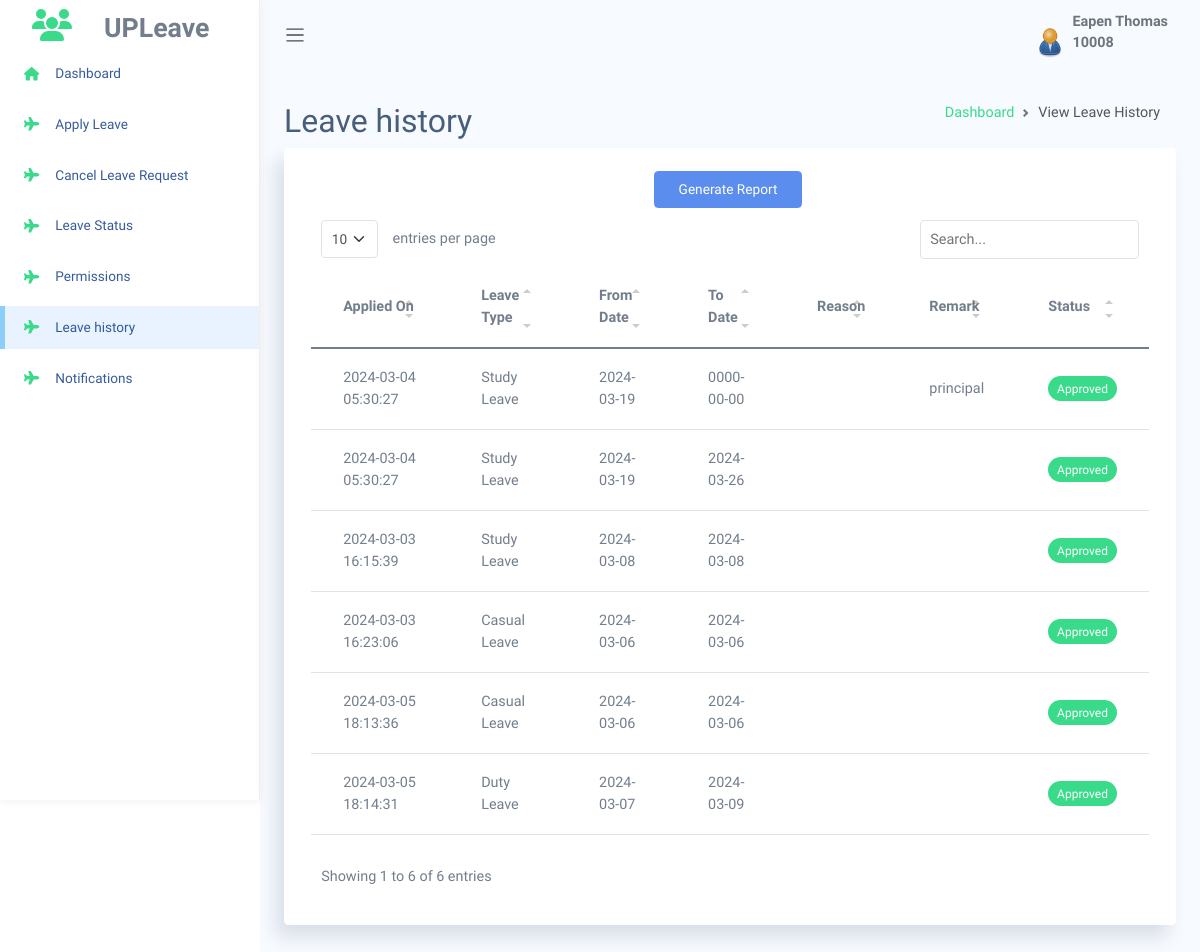
/leavehistory.php (signed in), run on an earlier commit of the app's database.
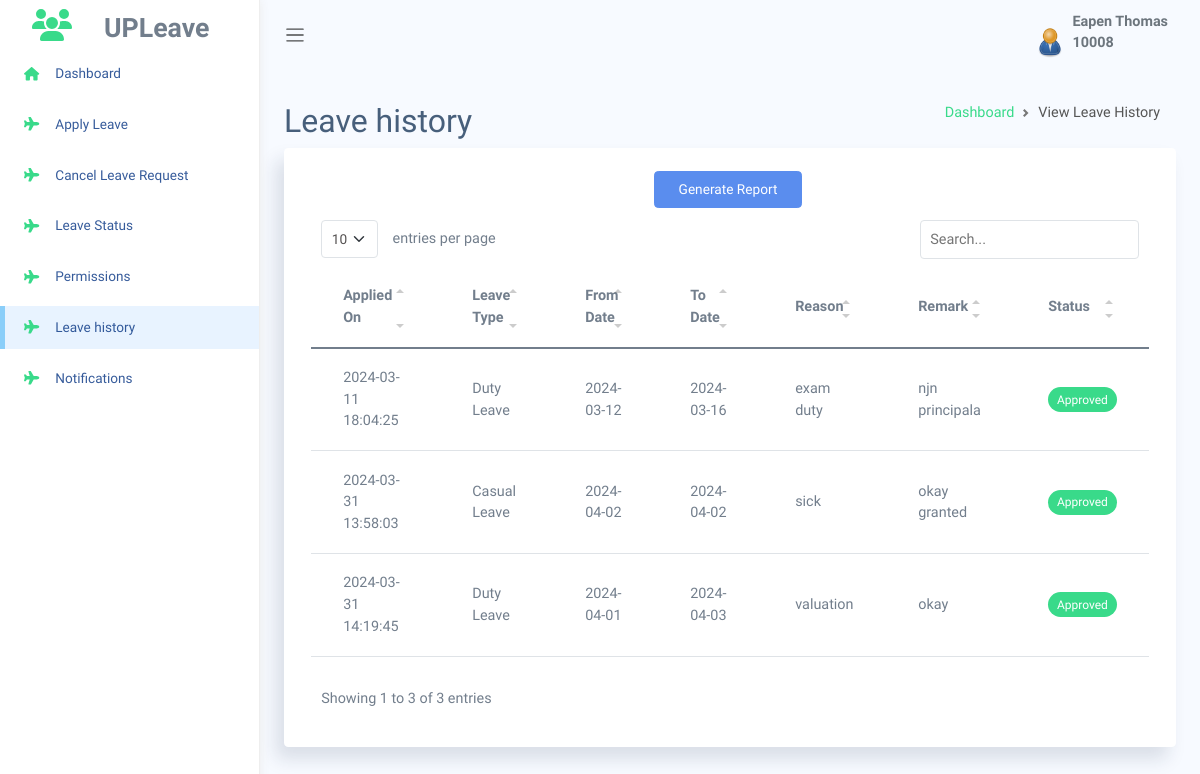
And on a later commit of the database.
### tables this page shows
CREATE TABLE `tbl_approval` (
  `a_id` int(11) NOT NULL,
  `emp_id` int(11) DEFAULT NULL,
  `l_id` int(11) DEFAULT NULL,
  `st_date` date DEFAULT NULL,
  `to_date` date DEFAULT NULL,
  `reason` varchar(100) NOT NULL,
  `status` int(3) DEFAULT NULL,
  `daydiff` float NOT NULL,
  `appliedtime` varchar(30) NOT NULL,
  `remark` varchar(150) NOT NULL,
  `document` longblob NOT NULL
);

CREATE TABLE `tbl_leavetype` (
  `l_id` int(11) NOT NULL,
  `leavetype` varchar(30) DEFAULT NULL,
  `description` varchar(100) DEFAULT NULL,
  `totalleave` int(11) DEFAULT NULL
);

### leavehistory.php (the view, shortened to what the changed rows need)
<?php
include 'conn.php';
if(isset($_SESSION['empid'])) {
$x=$_SESSION['name'];
$empid=$_SESSION['empid'];
?>
<!DOCTYPE html>
<html lang="en">
<head>
<link rel="stylesheet" href="assets/css/bootstrap.css">
<link rel="stylesheet" href="assets/vendors/simple-datatables/style.css">
<link rel="stylesheet" href="assets/vendors/perfect-scrollbar/perfect-scrollbar.css">
<link rel="stylesheet" href="assets/css/app.css">
</head>
<body>
    <div id="app">
        <div id="sidebar" class='active'>
            <div class="sidebar-wrapper active">
                <div class="sidebar-header" style="height: 50px;margin-top: -30px">
                    <i class="fa fa-users text-success me-4"></i>
                    <span id="span01" style="font-size: smaller;">UPLeave</span>
                </div>
                <div class="sidebar-menu">
                    <ul class="menu">
                        <li class="sidebar-item  ">
                            <a href="employee.php" class='sidebar-link'>
                                <i class="fa fa-home text-success"></i>
                                <span>Dashboard</span>
                            </a>
                        </li>
                        <li class="sidebar-item ">
                            <a href="apply_leave.php" class='sidebar-link'>
                                <i class="fa fa-plane text-success"></i>
                                <span>Apply Leave</span>
                            </a>
                        </li>
                        <li class="sidebar-item ">
                        <a href="cancel_leave.php" class='sidebar-link'>
                        <i class="fa fa-plane text-success"></i>
                        <span>Cancel Leave Request</span>
                        </a>
                     </li>
                        <li class="sidebar-item ">
                            <a href="leave_status.php" class='sidebar-link'>
                                <i class="fa fa-plane text-success"></i>
                                <span>Leave Status</span>
                            </a>
                        </li>
                        <li class="sidebar-item ">
                        <a href="leavelist.php" class='sidebar-link'>
                        <i class="fa fa-plane text-success"></i>
                        <span>Permissions</span>
                        </a>
                     </li>
                      <li class="sidebar-item active">
                        <a href="leavehistory.php" class='sidebar-link'>
                        <i class="fa fa-plane text-success"></i>
                        <span>Leave history</span>
                        </a>
                     </li>
                      <li class="sidebar-item ">
                        <a href="notifications.php" class='sidebar-link'>
                        <i class="fa fa-plane text-success"></i>
                        <span>Notifications <?php echo $_SESSION['not'];?></span>
                        </a>
                     </li>
                    </ul>
                </div>
            </div>
        </div>
        <div id="main">
            <nav class="navbar navbar-header navbar-expand navbar-light">
                <a class="sidebar-toggler" href="#"><span class="navbar-toggler-icon"></span></a>
                <div class="collapse navbar-collapse" id="navbarSupportedContent">
                    <ul class="navbar-nav d-flex align-items-center navbar-light ms-auto">
                        <li class="dropdown">
                            <a href="#" data-bs-toggle="dropdown"
                                class="nav-link dropdown-toggle nav-link-lg nav-link-user">
                                <div class="avatar me-1">
                                    <img src="assets/images/admin.png" alt="" srcset="">
                                </div>
                                <div class="d-none d-md-block d-lg-inline-block"><?php echo $x."<br>".$empid ?></div>
                            </a>
                        </li>
                    </ul>
                </div>
            </nav>
            <div class="main-content container-fluid">
                <div class="page-title">
                    <div class="row">
                        <div class="col-12 col-md-6 order-md-1 order-last">
                            <h3>Leave history    </h3>
                        </div>
                        <div class="col-12 col-md-6 order-md-2 order-first">
                            <nav aria-label="breadcrumb" class='breadcrumb-header'>
                                <ol class="breadcrumb">
                                    <li class="breadcrumb-item"><a href="employee.php" class="text-success">Dashboard</a>
                                    </li>
                                    <li class="breadcrumb-item active" aria-current="page">View Leave History</li>
                                </ol>
                            </nav>
                        </div>
                    </div>
                </div>
                <section class="section">
                    <div class="card">
                        <div class="card-body">
                            <table class='table' id="table1">
                                <thead>
                                    <tr>
                                        <th>Applied On</th>
                                        <th>Leave Type</th>
                                        <th>From Date</th>
                                        <th>To Date</th>
                                        <th>Reason</th>
                                        <th>Remark</th>
                                        <th>Status</th>
                                    </tr>
                                </thead>
                                <tbody>
                                    <?php
                                    $sql="SELECT * FROM tbl_approval WHERE emp_id = $empid and status = 1";
                                    $result=$conn->query($sql);
                                    if ($result){
                                         if ($result->num_rows > 0) {
                                            while ($row = $result->fetch_assoc()) {
                                            $apptime=$row['appliedtime'];
                                            $lid=$row['l_id'];
                                            $stdate=$row['st_date'];
                                            $todate=$row['to_date'];
                                            $remark=$row['remark'];
                                            $reason = $row['reason'];
                                            $lql="select leavetype from tbl_leavetype where l_id = $lid";
                                            $res=$conn->query($lql);
                                            if($res){
                                                $rows = $res->fetch_assoc();
                                            echo " <tr>";
                                            echo " <td>$apptime</td>";
                                            echo "<td>".$rows['leavetype']."</td>";
                                            echo"<td>$stdate</td>";
                                            echo "<td>$todate</td>";
                                            echo"<td>$reason</td>";
                                            echo"<td>$remark</td>";
                                            echo"<td><span class='badge bg-success'>Approved</span></td>";
                                            echo"</tr>";
                                            }
                                         }}}
                                      ?>
                                </tbody>
                                 <center>
                            <form action="#" method="post">
                                <input type="submit" value="Generate Report" name="report" class="btn btn-primary me-1 mb-1">
                            </form></center>
                            </table>
                        </div>
                    </div>
                </section>
            </div>
        </div>
    </div>
</body>
</html>
<?php
}else{
    header('Location: login.php');
    exit();
}
?>

What changed in the data, as far as the page shows it:
removed tbl_approval: appliedtime "2024-03-04 05:30:27", l.leavetype "Study Leave", st_date "2024-03-19", to_date "0000-00-00", remark "principal"
removed tbl_approval: appliedtime "2024-03-04 05:30:27", l.leavetype "Study Leave", st_date "2024-03-19", to_date "2024-03-26"
removed tbl_approval: appliedtime "2024-03-03 16:15:39", l.leavetype "Study Leave", st_date "2024-03-08", to_date "2024-03-08"
removed tbl_approval: appliedtime "2024-03-03 16:23:06", l.leavetype "Casual Leave", st_date "2024-03-06", to_date "2024-03-06"
removed tbl_approval: appliedtime "2024-03-05 18:13:36", l.leavetype "Casual Leave", st_date "2024-03-06", to_date "2024-03-06"
removed tbl_approval: appliedtime "2024-03-05 18:14:31", l.leavetype "Duty Leave", st_date "2024-03-07", to_date "2024-03-09"
added tbl_approval: appliedtime "2024-03-11 18:04:25", l.leavetype "Duty Leave", st_date "2024-03-12", to_date "2024-03-16", reason "exam duty", remark "njn principala"
added tbl_approval: appliedtime "2024-03-31 13:58:03", l.leavetype "Casual Leave", st_date "2024-04-02", to_date "2024-04-02", reason "sick", remark "okay granted"
added tbl_approval: appliedtime "2024-03-31 14:19:45", l.leavetype "Duty Leave", st_date "2024-04-01", to_date "2024-04-03", reason "valuation", remark "okay"
Also different on the page:
text written by a page script: "entries per page Showing 1 to 6 of 6 entries" → "entries per page Showing 1 to 3 of 3 entries"
